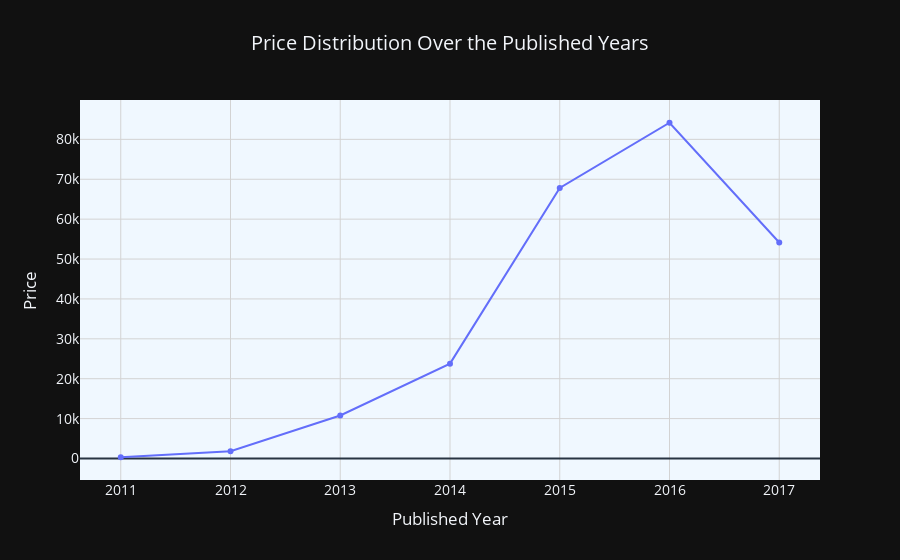

The notebook cell this image was saved under:
### Code cell
pyp=df.groupby('published_year')['price'].sum().reset_index()
fig = px.line(
    pyp,
    x="published_year",
    y="price",
    title="Price Distribution Over the Published Years",
    labels={"published_year": "Published Year", "price": "Price"},
    markers=True,
            template='plotly_dark',

)

fig.update_layout(
    title_font_size=20,
    title_x=0.5,
    plot_bgcolor="#f0f8ff",
    xaxis=dict(showgrid=True, gridcolor="lightgrey"),
    yaxis=dict(showgrid=True, gridcolor="lightgrey"),
    font=dict(size=14),
)

# Show the plot
fig.show()

### Figure 1 — Plotly figure (JSON) as saved in the notebook; plotly's stock layout.template omitted (floating-point values rounded to 4 significant figures)
{"data": [{"hovertemplate": "Published Year=%{x}<br>Price=%{y}<extra></extra>", "legendgroup": "", "line": {"color": "#636efa", "dash": "solid"}, "marker": {"symbol": "circle"}, "mode": "lines+markers", "name": "", "orientation": "v", "showlegend": false, "type": "scatter", "x": [2011, 2012, 2013, 2014, 2015, 2016, 2017], "xaxis": "x", "y": [310, 1835, 10785, 23780, 67830, 84165, 54145], "yaxis": "y"}], "layout": {"font": {"size": 14}, "legend": {"tracegroupgap": 0}, "plot_bgcolor": "#f0f8ff", "title": {"font": {"size": 20}, "text": "Price Distribution Over the Published Years", "x": 0.5}, "xaxis": {"anchor": "y", "domain": [0, 1], "gridcolor": "lightgrey", "showgrid": true, "title": {"text": "Published Year"}}, "yaxis": {"anchor": "x", "domain": [0, 1], "gridcolor": "lightgrey", "showgrid": true, "title": {"text": "Price"}}}}
